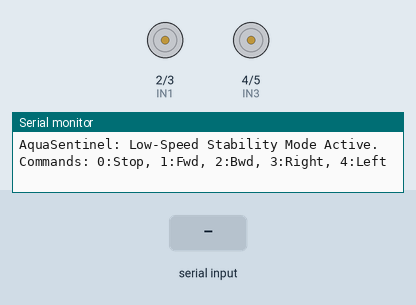
The sketch below on a simulated Arduino Uno, built with avr-gcc and run on an emulated ATmega328P. Parts: motor-driver pin pairs drawn as motors (green arrow = first pin HIGH = forward, orange = second pin HIGH = backward, longer = more drive, scaled by the enable pin), the last lines printed to the serial monitor. Inputs (shaded band) come from the test bench.

Above: at 1.2 s.
1.3 s: "90,45\n" received over Serial
At 2.0 s:
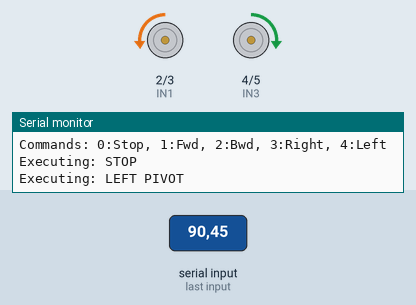
2.8 s: "30,150\n" received over Serial
At 3.2 s:
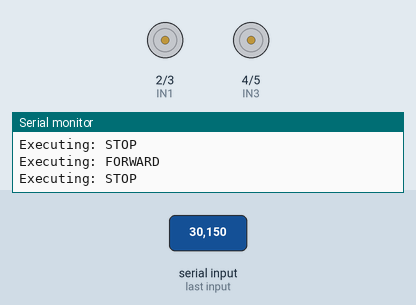
4.3 s: "2\n" received over Serial
At 5.5 s:
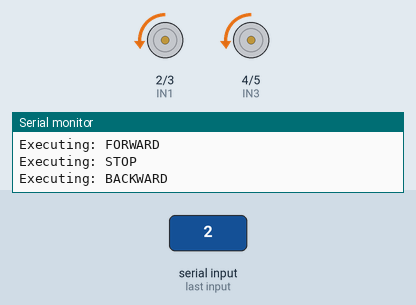
5.8 s: "1\n" received over Serial
At 6.6 s:
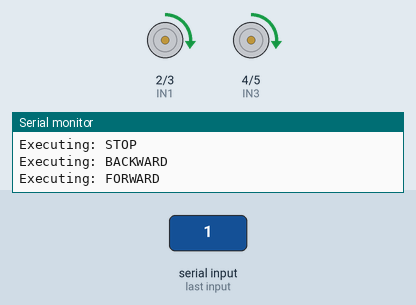
7.3 s: "3\n" received over Serial
At 7.8 s:
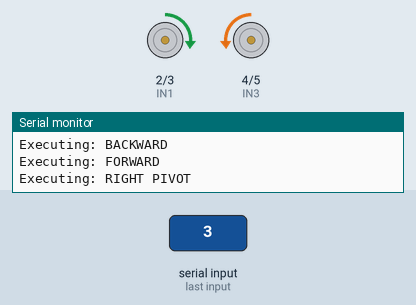
8.8 s: "4\n" received over Serial
At 10.1 s:
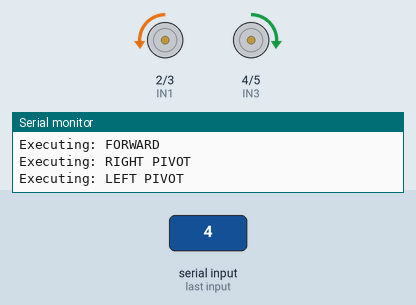
Timing chart, 0 to 11.3 s (numbered marks = the images above; inputs shaded):
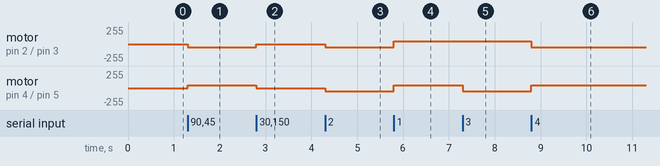

Measured:
- after the input at 1.3 s, motor on pin 2 (IN1) / pin 3 (IN2): stopped → backward 45/255 at once; motor on pin 4 (IN3) / pin 5 (IN4): stopped → forward 45/255 at once
- after the input at 2.8 s, motor on pin 2 (IN1) / pin 3 (IN2): backward 45/255 → stopped at once; motor on pin 4 (IN3) / pin 5 (IN4): forward 45/255 → stopped at once
- after the input at 4.3 s, motor on pin 2 (IN1) / pin 3 (IN2), motor on pin 4 (IN3) / pin 5 (IN4): stopped → backward 45/255 at once
- after the input at 5.8 s, motor on pin 2 (IN1) / pin 3 (IN2), motor on pin 4 (IN3) / pin 5 (IN4): backward 45/255 → forward 45/255 at once
- after the input at 7.3 s, motor on pin 4 (IN3) / pin 5 (IN4): forward 45/255 → backward 45/255 at once
- after the input at 8.8 s, motor on pin 2 (IN1) / pin 3 (IN2): forward 45/255 → backward 45/255 at once; motor on pin 4 (IN3) / pin 5 (IN4): backward 45/255 → forward 45/255 at once

The sketch:

BO_Motor.ino
```cpp
// L298N Control Pins
#define ENA 9
#define IN1 2
#define IN2 3
#define IN3 4
#define IN4 5
#define ENB 10

// REDUCED SPEED: Set to 45 (approx 17-18%) for stability
// If the motor only hums and doesn't spin, increase this to 55-60.
int motorSpeed = 45;
int currentCommand = 0;
int lastCommand = -1;

void setup() {
  pinMode(ENA, OUTPUT); pinMode(IN1, OUTPUT); pinMode(IN2, OUTPUT);
  pinMode(IN3, OUTPUT); pinMode(IN4, OUTPUT); pinMode(ENB, OUTPUT);

  Serial.begin(115200);
  Serial.println("AquaSentinel: Low-Speed Stability Mode Active.");
  Serial.println("Commands: 0:Stop, 1:Fwd, 2:Bwd, 3:Right, 4:Left");

  stopMotors();
}

void loop() {
  if (Serial.available() > 0) {
    char input = Serial.read();

    // Check if input is a valid command digit
    if (input >= '0' && input <= '4') {
      currentCommand = input - '0';
      Serial.print("Executing: ");
      printCommandName(currentCommand);
    }
  }

  // Update motors ONLY on state change to keep the signal smooth
  if (currentCommand != lastCommand) {
    executeMovement(currentCommand);
    lastCommand = currentCommand;
  }
}

void executeMovement(int cmd) {
  switch(cmd) {
    case 1: moveForward();  break;
    case 2: moveBackward(); break;
    case 3: turnRight();    break;
    case 4: turnLeft();     break;
    case 0: stopMotors();   break;
    default: stopMotors();  break;
  }
}

void moveForward() {
  digitalWrite(IN1, HIGH); digitalWrite(IN2, LOW);
  digitalWrite(IN3, HIGH); digitalWrite(IN4, LOW);
  analogWrite(ENA, motorSpeed);
  analogWrite(ENB, motorSpeed);
}

void moveBackward() {
  digitalWrite(IN1, LOW); digitalWrite(IN2, HIGH);
  digitalWrite(IN3, LOW); digitalWrite(IN4, HIGH);
  analogWrite(ENA, motorSpeed);
  analogWrite(ENB, motorSpeed);
}

void turnRight() {
  // Pivot: Left FRONT, Right BACK
  digitalWrite(IN1, HIGH); digitalWrite(IN2, LOW);
  digitalWrite(IN3, LOW);  digitalWrite(IN4, HIGH);
  analogWrite(ENA, motorSpeed);
  analogWrite(ENB, motorSpeed);
}

void turnLeft() {
  // Pivot: Left BACK, Right FRONT
  digitalWrite(IN1, LOW);  digitalWrite(IN2, HIGH);
  digitalWrite(IN3, HIGH); digitalWrite(IN4, LOW);
  analogWrite(ENA, motorSpeed);
  analogWrite(ENB, motorSpeed);
}

void stopMotors() {
  analogWrite(ENA, 0);
  analogWrite(ENB, 0);
  // Physical cut-off for safety
  digitalWrite(IN1, LOW); digitalWrite(IN2, LOW);
  digitalWrite(IN3, LOW); digitalWrite(IN4, LOW);
}

void printCommandName(int cmd) {
  switch(cmd) {
    case 0: Serial.println("STOP"); break;
    case 1: Serial.println("FORWARD"); break;
    case 2: Serial.println("BACKWARD"); break;
    case 3: Serial.println("RIGHT PIVOT"); break;
    case 4: Serial.println("LEFT PIVOT"); break;
  }
}
```
